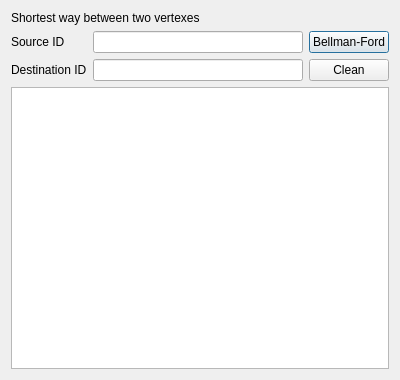
<?xml version="1.0" encoding="UTF-8"?>
<ui version="4.0">
 <class>GraphWindowBellmanFord</class>
 <widget class="QDialog" name="GraphWindowBellmanFord">
  <property name="geometry">
   <rect>
    <x>0</x>
    <y>0</y>
    <width>400</width>
    <height>380</height>
   </rect>
  </property>
  <property name="windowTitle">
   <string>Dialog</string>
  </property>
  <layout class="QVBoxLayout" name="verticalLayout">
   <item>
    <widget class="QLabel" name="label_11">
     <property name="text">
      <string>Shortest way between two vertexes</string>
     </property>
    </widget>
   </item>
   <item>
    <layout class="QVBoxLayout" name="verticalLayout_18">
     <item>
      <layout class="QHBoxLayout" name="horizontalLayout_5">
       <item>
        <layout class="QVBoxLayout" name="verticalLayout_19">
         <item>
          <widget class="QLabel" name="label_9">
           <property name="text">
            <string>Source ID</string>
           </property>
          </widget>
         </item>
         <item>
          <widget class="QLabel" name="label_10">
           <property name="text">
            <string>Destination ID</string>
           </property>
          </widget>
         </item>
        </layout>
       </item>
       <item>
        <layout class="QVBoxLayout" name="verticalLayout_20">
         <item>
          <widget class="QLineEdit" name="lineEdit_9"/>
         </item>
         <item>
          <widget class="QLineEdit" name="lineEdit_10"/>
         </item>
        </layout>
       </item>
       <item>
        <layout class="QVBoxLayout" name="verticalLayout_21">
         <item>
          <widget class="QPushButton" name="pushButton_9">
           <property name="text">
            <string>Bellman-Ford</string>
           </property>
          </widget>
         </item>
         <item>
          <widget class="QPushButton" name="pushButton_10">
           <property name="text">
            <string>Clean</string>
           </property>
          </widget>
         </item>
        </layout>
       </item>
      </layout>
     </item>
     <item>
      <widget class="QPlainTextEdit" name="plainTextEdit_5"/>
     </item>
    </layout>
   </item>
  </layout>
 </widget>
 <resources/>
 <connections/>
</ui>
